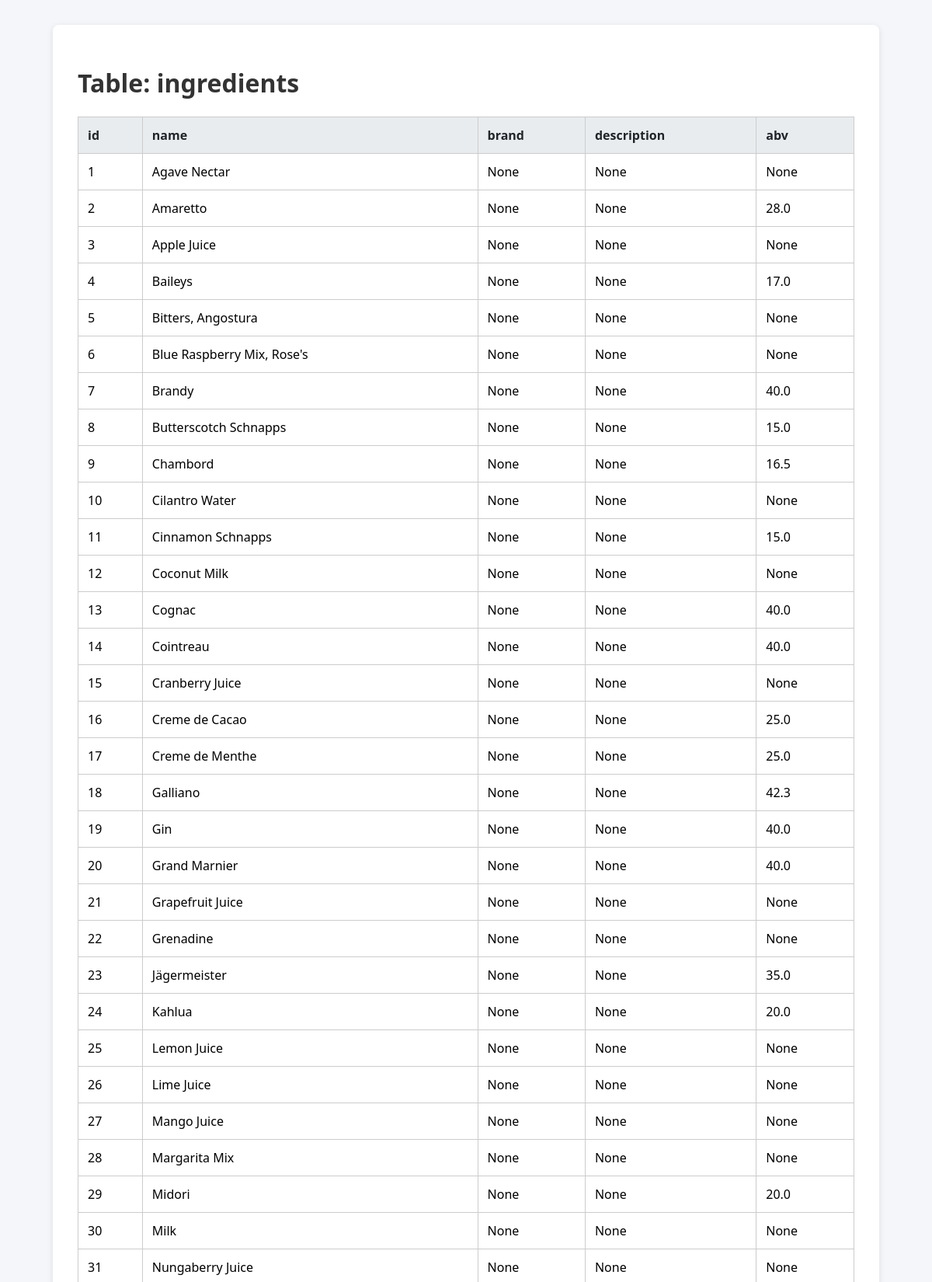
/show_table/ingredients (upper part), run on the app's committed database.
### tables this page shows
CREATE TABLE ingredients (
    id INTEGER PRIMARY KEY AUTOINCREMENT,
    name TEXT NOT NULL,
    brand TEXT,
    description TEXT,
    abv REAL
);

### app.py (the view)
@app.route("/show_table/<table_name>")
def show_table(table_name):
    conn = sqlite3.connect("cocktail_robot.db")
    conn.row_factory = sqlite3.Row
    cur = conn.cursor()
    try:
        cur.execute(f"SELECT * FROM {table_name}")
        rows = cur.fetchall()
    except sqlite3.Error as e:
        rows = []
        print(f"Error reading {table_name}: {e}")
    finally:
        conn.close()
    return render_template("show_table.html", table_name=table_name, rows=rows)

### templates/show_table.html (shortened to what this page needs)
<!DOCTYPE html>
<html lang="en">
<head>
  <link rel="stylesheet" href="/static/style.css">
</head>
<body>
  <div class="container">
    <h1>Table: {{ table_name }}</h1>
    <table class="data-table">
      {% if rows and rows[0] %}
      <thead>
        <tr>
          {% for key in rows[0].keys() %}
          <th>{{ key }}</th>
          {% endfor %}
        </tr>
      </thead>
      {% endif %}
    <tbody>
    {% for row in rows %}
        <tr>
        {% for cell in row %}
            <td>{{ cell }}</td>
        {% endfor %}
        </tr>
    {% endfor %}
    </tbody>
    </table>
  </div>
</body>
</html>

### static/static/style.css (style rules this page uses)
body { font-family: 'Segoe UI', sans-serif; background-color: #f4f6f9; margin: 0; padding: 2rem; }
.container { max-width: 1000px; margin: 0 auto; background: white; padding: 2rem; border-radius: 8px; box-shadow: 0 2px 8px rgba(0, 0, 0, 0.1); }
h1, h2, h3 { color: #333; }
table.data-table { width: 100%; border-collapse: collapse; margin-top: 1rem; margin-bottom: 2rem; }
table.data-table th, table.data-table td { padding: 0.75rem; border: 1px solid #ccc; text-align: left; }
table.data-table th { background-color: #e9ecef; color: #212529; }

### data on the page
ingredients: row "1" "None" "None" "None", name "Agave Nectar"
ingredients: row "2" "None" "None", name "Amaretto", abv "28.0"
ingredients: row "3" "None" "None" "None", name "Apple Juice"
ingredients: row "4" "None" "None", name "Baileys", abv "17.0"
ingredients: row "5" "None" "None" "None", name "Bitters, Angostura"
ingredients: row "6" "None" "None" "None", name "Blue Raspberry Mix, Rose's"
ingredients: row "7" "None" "None", name "Brandy", abv "40.0"
ingredients: row "8" "None" "None", name "Butterscotch Schnapps", abv "15.0"
ingredients: row "9" "None" "None", name "Chambord", abv "16.5"
ingredients: row "10" "None" "None" "None", name "Cilantro Water"
ingredients: row "11" "None" "None", name "Cinnamon Schnapps", abv "15.0"
ingredients: row "12" "None" "None" "None", name "Coconut Milk"
ingredients: row "13" "None" "None", name "Cognac", abv "40.0"
ingredients: row "14" "None" "None", name "Cointreau", abv "40.0"
ingredients: row "15" "None" "None" "None", name "Cranberry Juice"
ingredients: row "16" "None" "None", name "Creme de Cacao", abv "25.0"
ingredients: row "17" "None" "None", name "Creme de Menthe", abv "25.0"
ingredients: row "18" "None" "None", name "Galliano", abv "42.3"
ingredients: row "19" "None" "None", name "Gin", abv "40.0"
ingredients: row "20" "None" "None", name "Grand Marnier", abv "40.0"
ingredients: row "21" "None" "None" "None", name "Grapefruit Juice"
ingredients: row "22" "None" "None" "None", name "Grenadine"
ingredients: row "23" "None" "None", name "Jägermeister", abv "35.0"
ingredients: row "24" "None" "None", name "Kahlua", abv "20.0"
ingredients: row "25" "None" "None" "None", name "Lemon Juice"
ingredients: row "26" "None" "None" "None", name "Lime Juice"
ingredients: row "27" "None" "None" "None", name "Mango Juice"
ingredients: row "28" "None" "None" "None", name "Margarita Mix"
ingredients: row "29" "None" "None", name "Midori", abv "20.0"
ingredients: row "30" "None" "None" "None", name "Milk"
ingredients: row "31" "None" "None" "None", name "Nungaberry Juice"

### other printed values
{{ table_name }} "ingredients"
{{ key }} "id" "name" "brand" "description" "abv"
